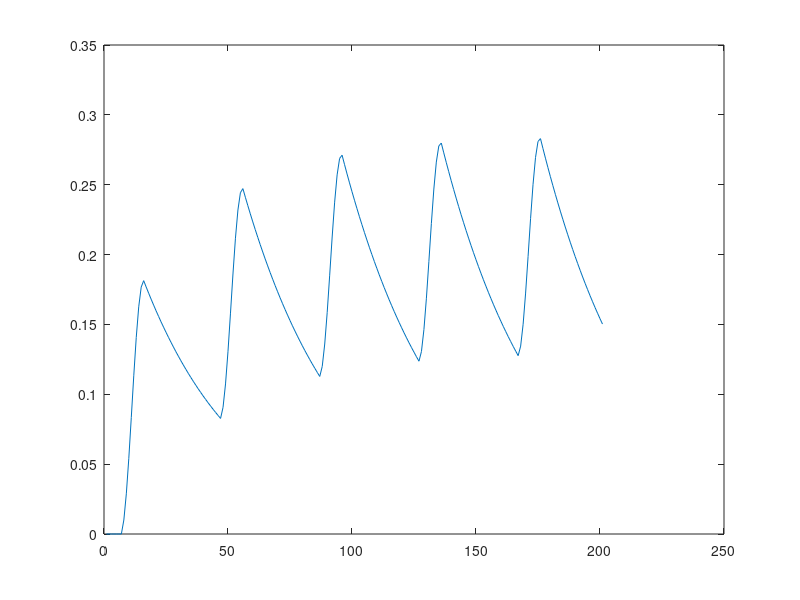
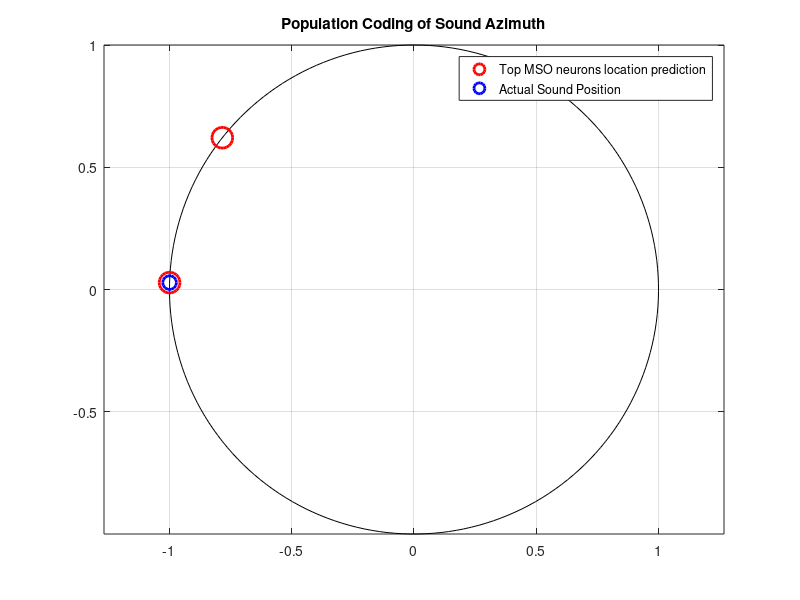

Reproduce these figures in MATLAB, in order.
function [] = jeffressModel()
% we use 8 neurons for simplicity purposes.
% negative ITD means input reaches right ear first
neuron_itds = [-255, -200, -100, -50, 0, 245, 250, 255];
left_delay = zeros(1, 8);
right_delay = zeros(1, 8);

% this is the ITD of the incoming sound. The required range for our model
% is [-255.102, +255.102 μs]

ITD = -255*10^-6;

% Parameters
f = 500;            % low frequency for MSO neurons.
fs = 20000;         % sampling rate
endTime = 0.01;      %end time of the sound wave in seconds
t = 0:1/fs:endTime;    % time axis

% Half-wave rectified inputs. Current assumption is that left input arrives
% first.
L = max(0, sin(2*pi*f*t));
R = max(0, sin(2*pi*f*(t - ITD)));

% we assume that either left_delay or right_delay for a given neuron is 0.
% and these delays are hard coded.
for i = 1:1:8
    left_delay(i) = max(0, neuron_itds(i));
    right_delay(i) = max(0, -neuron_itds(i));
end

y_vals = zeros(1, 8);
% now we simulate each neuron for the given input


function [y] = delaySignal(x, delay_sec, fs)
    % fs is 20,000 which means we divide 1s into 20,000 
    % intervals, each being equal to around 50μs. We multiply 20,000 by
    % delay_us seconds to figure out how many intervals does the delay
    % correspond to. That will be our delay starting index.
    delay_us = delay_sec * 1e-6;     % convert µs → seconds
    idx = round(delay_us * fs);

    y = zeros(size(x));
    if idx < length(x)
        y(idx+1:end) = x(1:end-idx);
    end
end


tau = 0.002;          % 2 ms membrane time constant
Vth = 0.5;            % spike threshold
dt = 1/fs;

V = 0;
spikeCount = 0;
spikeVals = zeros(1, 8);
for i = 1:1:8
    L_del = delaySignal(L, left_delay(i), fs);
    R_del = delaySignal(R, right_delay(i), fs);
    V = zeros(1, length(t));
    %hold on;
    for n = 1:length(t)-1
        gain = 1300; 
        I = gain*L_del(n) * R_del(n);
        V(n+1) = V(n) + dt * (-V(n)/tau + I);
        if V(n+1) >= Vth
            spikeCount = spikeCount + 1;
            V(n+1) = 0;   % reset
        end
    
    end
    spikeVals(i) = spikeCount;
    spikeCount= 0;
    plot(V);
end
%hold off;
%legend('-255μs', '-200μs', '-100μs', '-50μs', '0μs', '245μs', '250μs', '255μs')
%xlabel("Time (1 unit = 50μs)")
%ylabel("Neuron Activity (Membrane Potential)")
%title("LIF activity for neurons with different ITDs (no thresholding)")
%hold off;
x_vals = 1:1:8;
disp(spikeVals);
%plot(x_vals, spikeVals);
%xlabel("Neuron Index")
%ylabel("Number of spikes")
%title("Number of spikes for each MSO neuron (ITD = 0μs)")

% convert source azimuth angle to ITD
radius = 0.0875; % in metres
speed = 343; % in m/s

k = 2;   % number of neurons to display

[~, order] = sort(spikeVals, 'descend');
topIdx = order(1:k);
topITDs = neuron_itds(topIdx);

sumItds = sum(topITDs);

theta_list = zeros(1, k);
actual_pos = asin((speed*ITD)/radius);

for j = 1:k
    ITD_sec = topITDs(j) * 1e-6;
    arg = (speed * ITD_sec) / radius;
    arg = max(-1, min(1, arg));   % safety clamp
    theta_list(j) = asin(arg);
end


figure;
theta_plot = linspace(0, 2*pi, 200);
plot(sin(theta_plot), cos(theta_plot), 'k'); 
hold on;
axis equal;
grid on;

for j = 1:k
    sz = 5 + 2*spikeVals(topIdx(j));
    h_red =  plot(sin(theta_list(j)), cos(theta_list(j)), ...
         'ro', 'MarkerSize', sz, 'LineWidth', 2);
end
h_blue = plot(sin(actual_pos), cos(actual_pos), ...
              'bo', 'MarkerSize', 10, 'LineWidth', 2);

legend([h_red, h_blue], ...
       {'Top MSO neurons location prediction', 'Actual Sound Position'}, ...
       'Location', 'best');

title('Population Coding of Sound Azimuth');

end
